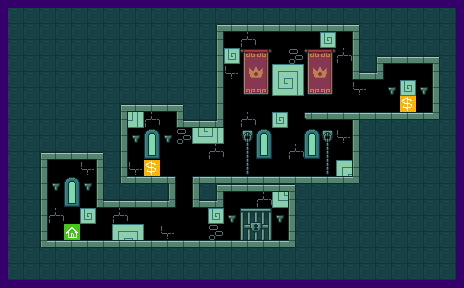

This is a level from a 2D game, rendered from its Tiled map with the project's own tilesets. A one-line summary and the complete map file follow:
An orthogonal 29x18 tile map with 16x16 px tiles, 4 tile layers (layer_decoration, layer_logic, layer_walls_physics, layer_walls_visual), 3 tilesets.

<map version="1.10" tiledversion="1.10.2" orientation="orthogonal" renderorder="right-down" width="29" height="18" tilewidth="16" tileheight="16" infinite="0" nextlayerid="42" nextobjectid="11">
 <editorsettings>
  <export target="level1.json" format="json" />
 </editorsettings>
 <tileset firstgid="1" source="../tilesets/castle_decor.tsx" />
 <tileset firstgid="25" source="../tilesets/colliders.tsx" />
 <tileset firstgid="57" source="../tilesets/castle_walls.tsx" />
 <layer id="34" name="layer_decoration" width="29" height="18">
  <data encoding="csv">
0,0,0,0,0,0,0,0,0,0,0,0,0,0,0,0,0,0,0,0,0,0,0,0,0,0,0,0,0,
0,0,0,0,0,0,0,0,0,0,0,0,0,0,0,0,0,0,0,0,0,0,0,0,0,0,0,0,0,
0,0,0,0,0,0,0,0,0,0,0,0,0,0,0,20,0,0,0,0,24,0,0,0,0,0,0,0,0,
0,0,0,0,0,0,0,0,0,0,0,0,0,0,24,2,3,0,19,2,3,20,0,0,0,0,0,0,0,
0,0,0,0,0,0,0,0,0,0,0,0,0,0,21,8,9,16,17,8,9,0,0,0,0,0,0,0,0,
0,0,0,0,0,0,0,0,0,0,0,0,0,0,0,14,15,22,23,14,15,0,21,0,13,24,13,0,0,
0,0,0,0,0,0,0,16,17,0,0,0,0,0,0,0,0,0,0,0,0,0,0,0,0,0,0,0,0,
0,0,0,0,0,0,0,22,23,20,0,0,16,17,0,20,0,24,0,0,0,0,0,0,0,0,0,0,0,
0,0,0,0,0,0,0,0,13,1,13,19,22,23,0,6,1,0,0,1,6,21,0,0,0,0,0,0,0,
0,0,0,0,0,0,0,0,0,7,0,0,0,20,0,12,7,0,20,7,12,0,0,0,0,0,0,0,0,
0,0,0,0,0,21,0,0,21,0,0,0,0,0,0,18,0,0,0,0,18,16,17,0,0,0,0,0,0,
0,0,0,13,1,13,0,0,0,0,0,0,0,0,0,0,0,16,17,0,0,22,23,0,0,0,0,0,0,
0,0,0,0,7,0,0,0,0,0,0,0,0,0,0,0,20,22,23,0,0,0,0,0,0,0,0,0,0,
0,0,0,20,0,24,0,20,0,0,0,0,0,24,13,4,5,13,0,0,0,0,0,0,0,0,0,0,0,
0,0,0,0,0,0,0,16,17,0,21,0,0,19,0,10,11,0,0,0,0,0,0,0,0,0,0,0,0,
0,0,0,0,0,0,0,22,23,0,0,0,0,0,0,0,0,0,0,0,0,0,0,0,0,0,0,0,0,
0,0,0,0,0,0,0,0,0,0,0,0,0,0,0,0,0,0,0,0,0,0,0,0,0,0,0,0,0,
0,0,0,0,0,0,0,0,0,0,0,0,0,0,0,0,0,0,0,0,0,0,0,0,0,0,0,0,0
</data>
 </layer>
 <layer id="16" name="layer_logic" width="29" height="18">
  <data encoding="csv">
0,0,0,0,0,0,0,0,0,0,0,0,0,0,0,0,0,0,0,0,0,0,0,0,0,0,0,0,0,
0,0,0,0,0,0,0,0,0,0,0,0,0,0,0,0,0,0,0,0,0,0,0,0,0,0,0,0,0,
0,0,0,0,0,0,0,0,0,0,0,0,0,0,0,0,0,0,0,0,0,0,0,0,0,0,0,0,0,
0,0,0,0,0,0,0,0,0,0,0,0,0,0,0,0,0,0,0,0,0,0,0,0,0,0,0,0,0,
0,0,0,0,0,0,0,0,0,0,0,0,0,0,0,0,0,0,0,0,0,0,0,0,0,0,0,0,0,
0,0,0,0,0,0,0,0,0,0,0,0,0,0,0,0,0,0,0,0,0,0,0,0,0,0,0,0,0,
0,0,0,0,0,0,0,0,0,0,0,0,0,0,0,0,0,0,0,0,0,0,0,0,0,26,0,0,0,
0,0,0,0,0,0,0,0,0,0,0,0,0,0,0,0,0,0,0,0,0,0,0,0,0,0,0,0,0,
0,0,0,0,0,0,0,0,0,0,0,0,0,0,0,0,0,0,0,0,0,0,0,0,0,0,0,0,0,
0,0,0,0,0,0,0,0,0,0,0,0,0,0,0,0,0,0,0,0,0,0,0,0,0,0,0,0,0,
0,0,0,0,0,0,0,0,0,26,0,0,0,0,0,0,0,0,0,0,0,0,0,0,0,0,0,0,0,
0,0,0,0,0,0,0,0,0,0,0,0,0,0,0,0,0,0,0,0,0,0,0,0,0,0,0,0,0,
0,0,0,0,0,0,0,0,0,0,0,0,0,0,0,0,0,0,0,0,0,0,0,0,0,0,0,0,0,
0,0,0,0,0,0,0,0,0,0,0,0,0,0,0,0,0,0,0,0,0,0,0,0,0,0,0,0,0,
0,0,0,0,25,0,0,0,0,0,0,0,0,0,0,0,0,0,0,0,0,0,0,0,0,0,0,0,0,
0,0,0,0,0,0,0,0,0,0,0,0,0,0,0,0,0,0,0,0,0,0,0,0,0,0,0,0,0,
0,0,0,0,0,0,0,0,0,0,0,0,0,0,0,0,0,0,0,0,0,0,0,0,0,0,0,0,0,
0,0,0,0,0,0,0,0,0,0,0,0,0,0,0,0,0,0,0,0,0,0,0,0,0,0,0,0,0
</data>
 </layer>
 <layer id="1" name="layer_walls_physics" width="29" height="18">
  <data encoding="csv">
33,33,33,33,33,33,33,33,33,33,33,33,33,33,33,33,33,33,33,33,33,33,33,33,33,33,33,33,33,
33,33,33,33,33,33,33,33,33,33,33,33,33,33,33,33,33,33,33,33,33,33,33,33,33,33,33,33,33,
33,33,33,33,33,33,33,33,33,33,33,33,33,33,0,0,0,0,0,0,0,0,33,33,33,33,33,33,33,
33,33,33,33,33,33,33,33,33,33,33,33,33,33,0,0,0,0,0,0,0,0,33,33,33,33,33,33,33,
33,33,33,33,33,33,33,33,33,33,33,33,33,33,0,0,0,0,0,0,0,0,33,33,0,0,0,33,33,
33,33,33,33,33,33,33,33,33,33,33,33,33,33,0,0,0,0,0,0,0,0,0,0,0,0,0,33,33,
33,33,33,33,33,33,33,33,33,33,33,33,33,33,0,0,0,0,0,0,0,0,0,0,0,0,0,33,33,
33,33,33,33,33,33,33,33,0,0,0,33,33,33,0,0,0,0,0,34,34,34,33,33,33,33,33,33,33,
33,33,33,33,33,33,33,33,0,0,0,0,0,0,0,0,0,0,0,0,0,0,33,33,33,33,33,33,33,
33,33,33,33,33,33,33,33,0,0,0,0,0,0,0,0,0,0,0,0,0,0,33,33,33,33,33,33,33,
33,33,33,0,0,0,33,33,0,0,0,0,0,0,0,0,0,0,0,0,0,0,33,33,33,33,33,33,33,
33,33,33,0,0,0,33,33,33,33,33,0,33,33,33,33,33,33,33,33,33,33,33,33,33,33,33,33,33,
33,33,33,0,0,0,33,33,33,33,33,0,33,33,0,0,0,0,33,33,33,33,33,33,33,33,33,33,33,
33,33,33,0,0,0,0,0,0,0,0,0,0,0,0,0,0,0,33,33,33,33,33,33,33,33,33,33,33,
33,33,33,0,0,0,0,0,0,0,0,0,0,0,0,0,0,0,33,33,33,33,33,33,33,33,33,33,33,
33,33,33,33,33,33,33,33,33,33,33,33,33,33,33,33,33,33,33,33,33,33,33,33,33,33,33,33,33,
33,33,33,33,33,33,33,33,33,33,33,33,33,33,33,33,33,33,33,33,33,33,33,33,33,33,33,33,33,
33,33,33,33,33,33,33,33,33,33,33,33,33,33,33,33,33,33,33,33,33,33,33,33,33,33,33,33,33
</data>
 </layer>
 <layer id="41" name="layer_walls_visual" width="29" height="18">
  <data encoding="csv">
67,67,67,67,67,67,67,67,67,67,67,67,67,67,67,67,67,67,67,67,67,67,67,67,67,67,67,67,0,
67,67,67,67,67,67,67,67,67,67,67,67,67,68,74,74,74,74,74,74,74,75,67,67,67,67,67,67,0,
67,67,67,67,67,67,67,67,67,67,67,67,67,76,81,81,81,81,81,81,81,58,67,67,67,67,67,67,0,
67,67,67,67,67,67,67,67,67,67,67,67,67,76,81,81,81,81,81,81,81,58,67,68,74,74,75,67,0,
67,67,67,67,67,67,67,67,67,67,67,67,67,76,81,81,81,81,81,81,81,73,74,84,81,81,58,67,0,
67,67,67,67,67,67,67,67,67,67,67,67,67,76,81,81,81,81,81,81,81,81,81,81,81,81,58,67,0,
67,67,67,67,67,67,67,68,74,74,75,67,67,76,81,81,81,81,61,60,60,60,60,60,60,60,66,67,0,
67,67,67,67,67,67,67,76,81,81,73,74,74,84,81,81,81,81,0,0,0,58,67,67,67,67,67,67,0,
67,67,67,67,67,67,67,76,81,81,81,81,81,81,81,81,81,81,81,81,81,58,67,67,67,67,67,67,0,
67,67,68,74,74,75,67,76,81,81,81,81,81,81,81,81,81,81,81,81,81,58,67,67,67,67,67,67,0,
67,67,76,81,81,58,67,59,60,60,57,82,60,60,60,60,60,60,60,60,60,66,67,67,67,67,67,67,0,
67,67,76,81,81,58,67,67,67,67,76,58,67,68,74,74,74,75,67,67,67,67,67,67,67,67,67,67,0,
67,67,76,81,81,73,74,74,74,74,84,73,74,84,81,81,81,58,67,67,67,67,67,67,67,67,67,67,0,
67,67,76,81,81,81,81,81,81,81,81,81,81,81,81,81,81,58,67,67,67,67,67,67,67,67,67,67,0,
67,67,59,60,60,60,60,60,60,60,60,60,60,60,60,60,60,66,67,67,67,67,67,67,67,67,67,67,0,
67,67,67,67,67,67,67,67,67,67,67,67,67,67,67,67,67,67,67,67,67,67,67,67,67,67,67,67,0,
67,67,67,67,67,67,67,67,67,67,67,67,67,67,67,67,67,67,67,67,67,67,67,67,67,67,67,67,0,
0,0,0,0,0,0,0,0,0,0,0,0,0,0,0,0,0,0,0,0,0,0,0,0,0,0,0,0,0
</data>
 </layer>
</map>
